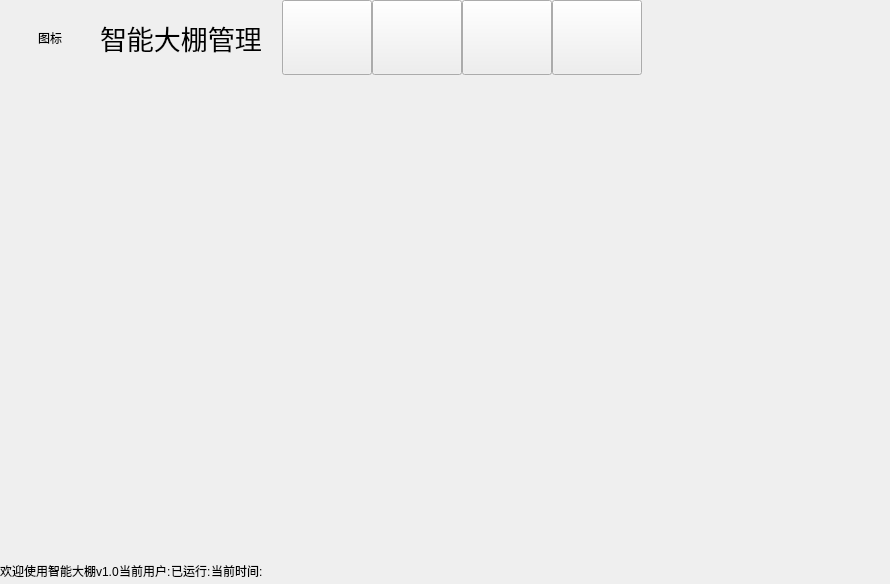
<?xml version="1.0" encoding="UTF-8"?>
<ui version="4.0">
 <class>frmMain</class>
 <widget class="QDialog" name="frmMain">
  <property name="geometry">
   <rect>
    <x>0</x>
    <y>0</y>
    <width>890</width>
    <height>584</height>
   </rect>
  </property>
  <property name="windowTitle">
   <string>Dialog</string>
  </property>
  <layout class="QVBoxLayout" name="verticalLayout_2">
   <property name="spacing">
    <number>0</number>
   </property>
   <property name="margin">
    <number>0</number>
   </property>
   <item>
    <widget class="QWidget" name="widget_title" native="true">
     <property name="sizePolicy">
      <sizepolicy hsizetype="Preferred" vsizetype="Fixed">
       <horstretch>0</horstretch>
       <verstretch>0</verstretch>
      </sizepolicy>
     </property>
     <property name="minimumSize">
      <size>
       <width>0</width>
       <height>75</height>
      </size>
     </property>
     <layout class="QHBoxLayout" name="horizontalLayout_2">
      <property name="spacing">
       <number>0</number>
      </property>
      <property name="margin">
       <number>0</number>
      </property>
      <item>
       <widget class="QLabel" name="lab_Ico">
        <property name="sizePolicy">
         <sizepolicy hsizetype="Minimum" vsizetype="Preferred">
          <horstretch>0</horstretch>
          <verstretch>0</verstretch>
         </sizepolicy>
        </property>
        <property name="minimumSize">
         <size>
          <width>100</width>
          <height>0</height>
         </size>
        </property>
        <property name="text">
         <string>图标</string>
        </property>
        <property name="alignment">
         <set>Qt::AlignCenter</set>
        </property>
       </widget>
      </item>
      <item>
       <widget class="QLabel" name="lab_Title">
        <property name="font">
         <font>
          <pointsize>20</pointsize>
         </font>
        </property>
        <property name="text">
         <string>智能大棚管理</string>
        </property>
       </widget>
      </item>
      <item>
       <spacer name="horizontalSpacer">
        <property name="orientation">
         <enum>Qt::Horizontal</enum>
        </property>
        <property name="sizeType">
         <enum>QSizePolicy::Minimum</enum>
        </property>
        <property name="sizeHint" stdset="0">
         <size>
          <width>20</width>
          <height>20</height>
         </size>
        </property>
       </spacer>
      </item>
      <item>
       <widget class="QWidget" name="widget_top" native="true">
        <property name="sizePolicy">
         <sizepolicy hsizetype="Expanding" vsizetype="Preferred">
          <horstretch>0</horstretch>
          <verstretch>0</verstretch>
         </sizepolicy>
        </property>
        <layout class="QHBoxLayout" name="horizontalLayout">
         <property name="spacing">
          <number>0</number>
         </property>
         <property name="margin">
          <number>0</number>
         </property>
         <item>
          <widget class="QToolButton" name="btnData">
           <property name="sizePolicy">
            <sizepolicy hsizetype="Expanding" vsizetype="Expanding">
             <horstretch>0</horstretch>
             <verstretch>0</verstretch>
            </sizepolicy>
           </property>
           <property name="minimumSize">
            <size>
             <width>90</width>
             <height>0</height>
            </size>
           </property>
           <property name="maximumSize">
            <size>
             <width>90</width>
             <height>16777215</height>
            </size>
           </property>
           <property name="text">
            <string/>
           </property>
           <property name="iconSize">
            <size>
             <width>35</width>
             <height>35</height>
            </size>
           </property>
           <property name="popupMode">
            <enum>QToolButton::InstantPopup</enum>
           </property>
           <property name="toolButtonStyle">
            <enum>Qt::ToolButtonTextUnderIcon</enum>
           </property>
          </widget>
         </item>
         <item>
          <widget class="QToolButton" name="btnHelp">
           <property name="sizePolicy">
            <sizepolicy hsizetype="Expanding" vsizetype="Expanding">
             <horstretch>0</horstretch>
             <verstretch>0</verstretch>
            </sizepolicy>
           </property>
           <property name="minimumSize">
            <size>
             <width>90</width>
             <height>0</height>
            </size>
           </property>
           <property name="maximumSize">
            <size>
             <width>90</width>
             <height>16777215</height>
            </size>
           </property>
           <property name="text">
            <string/>
           </property>
           <property name="popupMode">
            <enum>QToolButton::InstantPopup</enum>
           </property>
           <property name="toolButtonStyle">
            <enum>Qt::ToolButtonTextUnderIcon</enum>
           </property>
          </widget>
         </item>
         <item>
          <widget class="QToolButton" name="btnConfig">
           <property name="sizePolicy">
            <sizepolicy hsizetype="Expanding" vsizetype="Expanding">
             <horstretch>0</horstretch>
             <verstretch>0</verstretch>
            </sizepolicy>
           </property>
           <property name="minimumSize">
            <size>
             <width>90</width>
             <height>0</height>
            </size>
           </property>
           <property name="maximumSize">
            <size>
             <width>90</width>
             <height>16777215</height>
            </size>
           </property>
           <property name="text">
            <string/>
           </property>
          </widget>
         </item>
         <item>
          <widget class="QToolButton" name="btnExit">
           <property name="sizePolicy">
            <sizepolicy hsizetype="Expanding" vsizetype="Expanding">
             <horstretch>0</horstretch>
             <verstretch>0</verstretch>
            </sizepolicy>
           </property>
           <property name="minimumSize">
            <size>
             <width>90</width>
             <height>0</height>
            </size>
           </property>
           <property name="maximumSize">
            <size>
             <width>90</width>
             <height>16777215</height>
            </size>
           </property>
           <property name="text">
            <string/>
           </property>
           <property name="popupMode">
            <enum>QToolButton::InstantPopup</enum>
           </property>
           <property name="toolButtonStyle">
            <enum>Qt::ToolButtonTextUnderIcon</enum>
           </property>
          </widget>
         </item>
         <item>
          <spacer name="horizontalSpacer_2">
           <property name="orientation">
            <enum>Qt::Horizontal</enum>
           </property>
           <property name="sizeHint" stdset="0">
            <size>
             <width>40</width>
             <height>20</height>
            </size>
           </property>
          </spacer>
         </item>
        </layout>
       </widget>
      </item>
      <item>
       <widget class="QWidget" name="widget_menu" native="true">
        <property name="sizePolicy">
         <sizepolicy hsizetype="Minimum" vsizetype="Preferred">
          <horstretch>0</horstretch>
          <verstretch>0</verstretch>
         </sizepolicy>
        </property>
        <layout class="QGridLayout" name="gridLayout">
         <property name="margin">
          <number>0</number>
         </property>
         <property name="spacing">
          <number>0</number>
         </property>
         <item row="0" column="0">
          <widget class="QPushButton" name="btnMenu_Min">
           <property name="sizePolicy">
            <sizepolicy hsizetype="Minimum" vsizetype="Expanding">
             <horstretch>0</horstretch>
             <verstretch>0</verstretch>
            </sizepolicy>
           </property>
           <property name="minimumSize">
            <size>
             <width>35</width>
             <height>0</height>
            </size>
           </property>
           <property name="text">
            <string/>
           </property>
           <property name="flat">
            <bool>true</bool>
           </property>
          </widget>
         </item>
         <item row="0" column="1">
          <widget class="QPushButton" name="btnMenu_Max">
           <property name="sizePolicy">
            <sizepolicy hsizetype="Minimum" vsizetype="Expanding">
             <horstretch>0</horstretch>
             <verstretch>0</verstretch>
            </sizepolicy>
           </property>
           <property name="minimumSize">
            <size>
             <width>35</width>
             <height>0</height>
            </size>
           </property>
           <property name="text">
            <string/>
           </property>
           <property name="flat">
            <bool>true</bool>
           </property>
          </widget>
         </item>
         <item row="0" column="2">
          <widget class="QPushButton" name="btnMenu_Close">
           <property name="sizePolicy">
            <sizepolicy hsizetype="Minimum" vsizetype="Expanding">
             <horstretch>0</horstretch>
             <verstretch>0</verstretch>
            </sizepolicy>
           </property>
           <property name="minimumSize">
            <size>
             <width>35</width>
             <height>0</height>
            </size>
           </property>
           <property name="text">
            <string/>
           </property>
           <property name="flat">
            <bool>true</bool>
           </property>
          </widget>
         </item>
         <item row="1" column="1">
          <spacer name="verticalSpacer">
           <property name="orientation">
            <enum>Qt::Vertical</enum>
           </property>
           <property name="sizeType">
            <enum>QSizePolicy::Minimum</enum>
           </property>
           <property name="sizeHint" stdset="0">
            <size>
             <width>20</width>
             <height>45</height>
            </size>
           </property>
          </spacer>
         </item>
        </layout>
       </widget>
      </item>
     </layout>
    </widget>
   </item>
   <item>
    <widget class="QWidget" name="widget_main" native="true">
     <layout class="QVBoxLayout" name="verticalLayout">
      <property name="spacing">
       <number>0</number>
      </property>
      <property name="margin">
       <number>0</number>
      </property>
      <item>
       <widget class="QStackedWidget" name="stackedWidget">
        <property name="currentIndex">
         <number>0</number>
        </property>
        <widget class="QWidget" name="page"/>
        <widget class="QWidget" name="page_2"/>
       </widget>
      </item>
     </layout>
    </widget>
   </item>
   <item>
    <widget class="QWidget" name="widget_bottom" native="true">
     <property name="minimumSize">
      <size>
       <width>0</width>
       <height>26</height>
      </size>
     </property>
     <property name="maximumSize">
      <size>
       <width>16777215</width>
       <height>26</height>
      </size>
     </property>
     <layout class="QHBoxLayout" name="horizontalLayout_4">
      <property name="spacing">
       <number>0</number>
      </property>
      <property name="margin">
       <number>0</number>
      </property>
      <item>
       <widget class="QLabel" name="labWelcome">
        <property name="text">
         <string>欢迎使用智能大棚v1.0</string>
        </property>
       </widget>
      </item>
      <item>
       <widget class="QLabel" name="labUser">
        <property name="text">
         <string>当前用户:</string>
        </property>
       </widget>
      </item>
      <item>
       <widget class="QLabel" name="labLive">
        <property name="text">
         <string>已运行:</string>
        </property>
       </widget>
      </item>
      <item>
       <widget class="QLabel" name="labDateTime">
        <property name="sizePolicy">
         <sizepolicy hsizetype="Expanding" vsizetype="Preferred">
          <horstretch>0</horstretch>
          <verstretch>0</verstretch>
         </sizepolicy>
        </property>
        <property name="text">
         <string>当前时间:</string>
        </property>
       </widget>
      </item>
     </layout>
    </widget>
   </item>
  </layout>
 </widget>
 <resources/>
 <connections/>
</ui>
